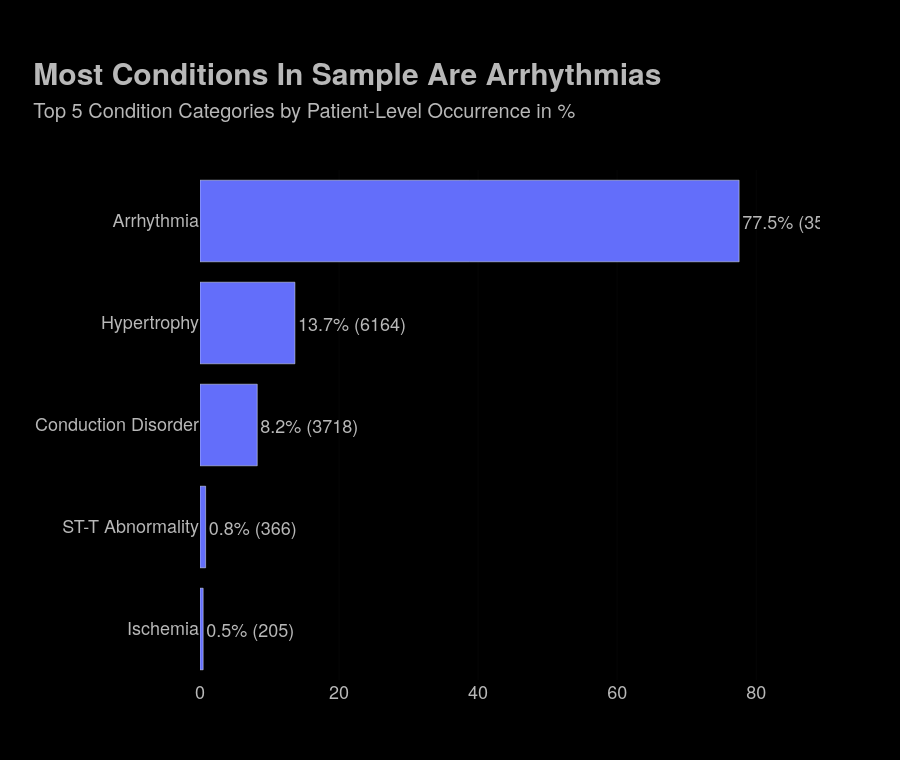

Source (notebook cell):
### Code cell
# CELL GUIDE:
# Purpose: Identify and visualize the top 5 most common regex-defined condition types in the sample.
# Workflow:
# 1. Identify and visualize the top 5 most common regex-defined condition types in the sample.
# 2. import re
# 3. import plotly.graph_objects as go
# 4. condition_type_patterns = {
# 5. }
# 6. condition_text = ecg_data["metadata"]["dx_condition_list"].apply(

# Identify and visualize the top 5 most common regex-defined condition types in the sample.
import re
import plotly.graph_objects as go

condition_type_patterns = {
    "Arrhythmia": r"arrhythm|atrial fibrillation|flutter|tachycard|bradycard|extrasystol|premature|bigeminy|trigeminy",
    "Conduction Disorder": r"bundle branch|av block|conduction|qrs widening|hemiblock|fascicular",
    "Ischemia": r"ischemi|infarct|stemi|nstemi|coronary|myocardial",
    "Hypertrophy": r"hypertroph|enlargement|dilatation|cardiomegaly",
    "ST-T Abnormality": r"st\s*elev|st\s*depress|t-wave|repolarization|qt prolong",
    "Axis Deviation": r"axis deviation|left axis|right axis",
    "Pacemaker": r"pacemaker|paced rhythm|device",
}

condition_text = ecg_data["metadata"]["dx_condition_list"].apply(
    lambda labels: " | ".join([str(lbl).lower() for lbl in labels if str(lbl).strip()])
)

total_patients = len(condition_text)
condition_type_rows = []

for cond_type, pattern in condition_type_patterns.items():
    regex = re.compile(pattern, flags=re.IGNORECASE)
    hits = condition_text.apply(lambda txt: bool(regex.search(txt)))
    count = int(hits.sum())
    pct = (100.0 * count / total_patients) if total_patients else 0.0
    condition_type_rows.append({
        "condition_type": cond_type,
        "count": count,
        "percentage": pct,
    })

condition_type_df = (
    pd.DataFrame(condition_type_rows)
    .sort_values(["percentage", "count"], ascending=False)
    .head(5)
    .reset_index(drop=True)
)

if condition_type_df.empty:
    print("No condition types were identified from the regex patterns.")
else:
    bar_color = SERIES_COLORS.get("default", "#636EFA") if "SERIES_COLORS" in globals() else "#636EFA"

    condition_type_fig = go.Figure(
        data=[
            go.Bar(
                x=condition_type_df["percentage"],
                y=condition_type_df["condition_type"],
                orientation="h",
                marker=dict(color=bar_color),
                text=condition_type_df.apply(
                    lambda r: f"{r['percentage']:.1f}% ({int(r['count'])})", axis=1
                ),
                textposition="outside",
                hovertemplate=(
                    "Condition Type: %{y}<br>"
                    "Occurrence: %{x:.2f}%<br>"
                    "Patient Count: %{customdata}<extra></extra>"
                ),
                customdata=condition_type_df["count"],
                showlegend=False,
            )
        ]
    )

# NOTE: Configure x-axis semantics and formatting for accurate interpretation.
    condition_type_fig.update_xaxes(
        range=[0, max(5, float(condition_type_df["percentage"].max()) * 1.15)],
        showgrid=True,
        gridcolor="#1f1f1f",
        gridwidth=0.2,
        zeroline=False,
    )
# NOTE: Configure y-axis semantics and formatting for accurate interpretation.
    condition_type_fig.update_yaxes(
        categoryorder="total ascending",
        showgrid=False,
        zeroline=False,
    )

# NOTE: Apply global styling (title, typography, spacing, colors) for readability consistency.
    condition_type_fig.update_layout(
        title=dict(
            text=(
                "<span style='font-size:30px;font-weight:bold;'>    Most Conditions In Sample Are Arrhythmias</span>"
                "<br><span style='font-size:20px;font-weight: normal;'>      Top 5 Condition Categories by Patient-Level Occurrence in %</span>"
            ),
            x=0,
            xanchor="left",
            pad=dict(t=50),
        ),
        paper_bgcolor=graph_formatting.get("color_background", "#000000") if "graph_formatting" in globals() else "#000000",
        plot_bgcolor=graph_formatting.get("color_background", "#000000") if "graph_formatting" in globals() else "#000000",
        font=dict(
            family=graph_formatting.get("font_family", "Helvetica Neue") if "graph_formatting" in globals() else "Helvetica Neue",
            size=graph_formatting.get("font_size_base", 16) if "graph_formatting" in globals() else 16,
            color=graph_formatting.get("color_text", "#b8b8b8") if "graph_formatting" in globals() else "#b8b8b8",
        ),
        margin=dict(
            t=graph_formatting.get("margin_top", 170) if "graph_formatting" in globals() else 170,
            r=graph_formatting.get("margin_right", 80) if "graph_formatting" in globals() else 80,
            b=graph_formatting.get("margin_bottom", 80) if "graph_formatting" in globals() else 80,
            l=200
        ),
        height=760,
    )

    condition_type_fig.show()

ecg_data["condition_type_regex_top5"] = condition_type_df.copy()

### Figure 1 — Plotly figure (JSON) as saved in the notebook; plotly's stock layout.template omitted (floating-point values rounded to 4 significant figures)
{"data": [{"customdata": [35013, 6164, 3718, 366, 205], "hovertemplate": "Condition Type: %{y}<br>Occurrence: %{x:.2f}%<br>Patient Count: %{customdata}<extra></extra>", "marker": {"color": "#636EFA"}, "orientation": "h", "showlegend": false, "text": ["77.5% (35013)", "13.7% (6164)", "8.2% (3718)", "0.8% (366)", "0.5% (205)"], "textposition": "outside", "type": "bar", "x": [77.54, 13.65, 8.234, 0.8106, 0.454], "y": ["Arrhythmia", "Hypertrophy", "Conduction Disorder", "ST-T Abnormality", "Ischemia"]}], "layout": {"font": {"color": "#b8b8b8", "family": "Helvetica Neue", "size": 18}, "height": 760, "margin": {"b": 80, "l": 200, "r": 80, "t": 170}, "paper_bgcolor": "#000000", "plot_bgcolor": "#000000", "title": {"pad": {"t": 50}, "text": "<span style='font-size:30px;font-weight:bold;'>    Most Conditions In Sample Are Arrhythmias</span><br><span style='font-size:20px;font-weight: normal;'>      Top 5 Condition Categories by Patient-Level Occurrence in %</span>", "x": 0, "xanchor": "left"}, "xaxis": {"gridcolor": "#1f1f1f", "gridwidth": 0.2, "range": [0, 89.18], "showgrid": true, "zeroline": false}, "yaxis": {"categoryorder": "total ascending", "showgrid": false, "zeroline": false}}}
